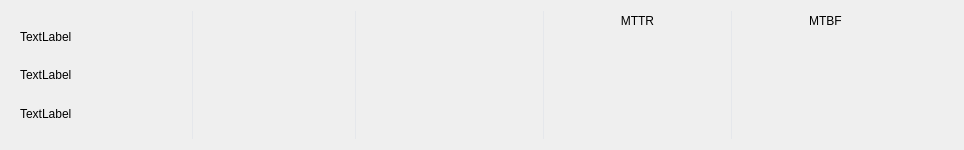
<?xml version="1.0" encoding="UTF-8"?>
<ui version="4.0">
 <class>Frame</class>
 <widget class="QFrame" name="Frame">
  <property name="geometry">
   <rect>
    <x>0</x>
    <y>0</y>
    <width>964</width>
    <height>150</height>
   </rect>
  </property>
  <property name="windowTitle">
   <string>Frame</string>
  </property>
  <layout class="QHBoxLayout" name="horizontalLayout">
   <item>
    <widget class="QWidget" name="infor_widget" native="true">
     <layout class="QGridLayout" name="gridLayout">
      <item row="0" column="0">
       <widget class="QLabel" name="line_lbl">
        <property name="text">
         <string>TextLabel</string>
        </property>
       </widget>
      </item>
      <item row="1" column="0">
       <widget class="QLabel" name="model_lbl">
        <property name="text">
         <string>TextLabel</string>
        </property>
       </widget>
      </item>
      <item row="2" column="0">
       <widget class="QLabel" name="process_lbl">
        <property name="text">
         <string>TextLabel</string>
        </property>
       </widget>
      </item>
     </layout>
    </widget>
   </item>
   <item>
    <widget class="QFrame" name="frame">
     <property name="styleSheet">
      <string notr="true">background-color: #E5E7EB; max-width: 1px; border: none;</string>
     </property>
     <property name="frameShape">
      <enum>QFrame::VLine</enum>
     </property>
     <property name="frameShadow">
      <enum>QFrame::Raised</enum>
     </property>
    </widget>
   </item>
   <item>
    <widget class="QWidget" name="OEE_chart" native="true">
     <property name="sizePolicy">
      <sizepolicy hsizetype="MinimumExpanding" vsizetype="Preferred">
       <horstretch>0</horstretch>
       <verstretch>0</verstretch>
      </sizepolicy>
     </property>
     <property name="maximumSize">
      <size>
       <width>150</width>
       <height>16777215</height>
      </size>
     </property>
    </widget>
   </item>
   <item>
    <widget class="QFrame" name="frame_2">
     <property name="styleSheet">
      <string notr="true">background-color: #E5E7EB; max-width: 1px; border: none;</string>
     </property>
     <property name="frameShape">
      <enum>QFrame::VLine</enum>
     </property>
     <property name="frameShadow">
      <enum>QFrame::Raised</enum>
     </property>
    </widget>
   </item>
   <item>
    <widget class="QWidget" name="component_chart" native="true"/>
   </item>
   <item>
    <widget class="QFrame" name="frame_4">
     <property name="styleSheet">
      <string notr="true">background-color: #E5E7EB; max-width: 1px; border: none;</string>
     </property>
     <property name="frameShape">
      <enum>QFrame::VLine</enum>
     </property>
     <property name="frameShadow">
      <enum>QFrame::Raised</enum>
     </property>
    </widget>
   </item>
   <item>
    <widget class="QWidget" name="mttr_widget" native="true">
     <layout class="QVBoxLayout" name="verticalLayout_2">
      <property name="spacing">
       <number>0</number>
      </property>
      <property name="leftMargin">
       <number>0</number>
      </property>
      <property name="topMargin">
       <number>0</number>
      </property>
      <property name="rightMargin">
       <number>0</number>
      </property>
      <property name="bottomMargin">
       <number>0</number>
      </property>
      <item>
       <widget class="QLabel" name="label">
        <property name="maximumSize">
         <size>
          <width>16777215</width>
          <height>20</height>
         </size>
        </property>
        <property name="text">
         <string>MTTR</string>
        </property>
        <property name="alignment">
         <set>Qt::AlignCenter</set>
        </property>
       </widget>
      </item>
      <item>
       <widget class="QWidget" name="mttr_chart" native="true"/>
      </item>
     </layout>
    </widget>
   </item>
   <item>
    <widget class="QFrame" name="frame_5">
     <property name="styleSheet">
      <string notr="true">background-color: #E5E7EB; max-width: 1px; border: none;</string>
     </property>
     <property name="frameShape">
      <enum>QFrame::VLine</enum>
     </property>
     <property name="frameShadow">
      <enum>QFrame::Raised</enum>
     </property>
    </widget>
   </item>
   <item>
    <widget class="QWidget" name="mtbf_widget" native="true">
     <layout class="QVBoxLayout" name="verticalLayout">
      <property name="spacing">
       <number>0</number>
      </property>
      <property name="leftMargin">
       <number>0</number>
      </property>
      <property name="topMargin">
       <number>0</number>
      </property>
      <property name="rightMargin">
       <number>0</number>
      </property>
      <property name="bottomMargin">
       <number>0</number>
      </property>
      <item>
       <widget class="QLabel" name="label_2">
        <property name="maximumSize">
         <size>
          <width>16777215</width>
          <height>20</height>
         </size>
        </property>
        <property name="text">
         <string>MTBF</string>
        </property>
        <property name="alignment">
         <set>Qt::AlignCenter</set>
        </property>
       </widget>
      </item>
      <item>
       <widget class="QWidget" name="mtbf_chart" native="true"/>
      </item>
     </layout>
    </widget>
   </item>
   <item>
    <spacer name="horizontalSpacer">
     <property name="orientation">
      <enum>Qt::Horizontal</enum>
     </property>
     <property name="sizeType">
      <enum>QSizePolicy::Fixed</enum>
     </property>
     <property name="sizeHint" stdset="0">
      <size>
       <width>40</width>
       <height>20</height>
      </size>
     </property>
    </spacer>
   </item>
  </layout>
 </widget>
 <resources/>
 <connections/>
</ui>
